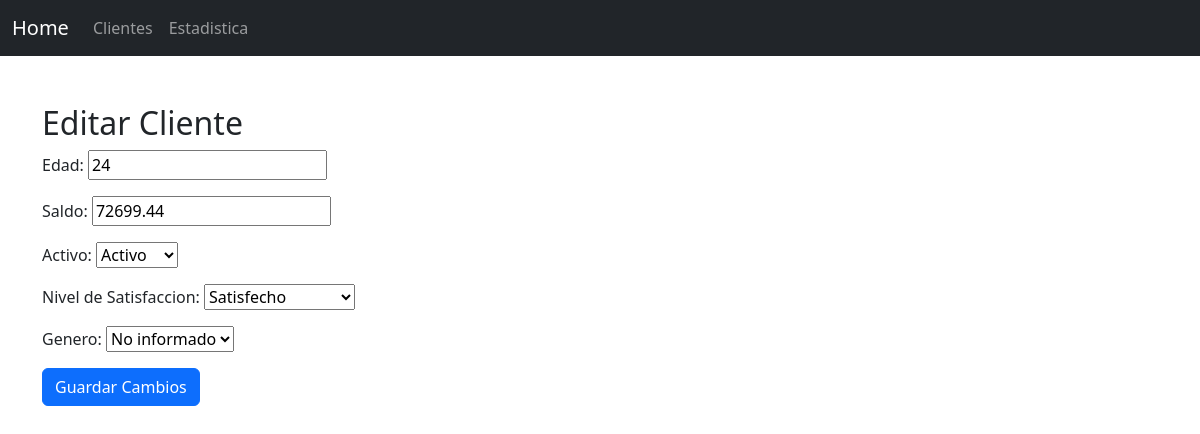
Page /clientes/editar/1/ on the committed database.
### api/models.py (models this page shows, shortened)
class Cliente(models.Model):
    ESTADO_CHOICES = [
        (1, 'Activo'),
        (0, 'Inactivo'),
    ]
    NIVEL_SATISFACCION_CHOICES = [
        (0,'No informado'),
        (1, 'Muy Insatisfecho'),
        (2, 'Insatisfecho'),
        (3, 'Neutral'),
        (4, 'Satisfecho'),
        (5, 'Muy Satisfecho'),
    ]
    GENERO_CHOICES = [
        ('M', 'Masculino'),
        ('F', 'Femenino'),
        ('N', 'No informado'),
    ]
    Cliente_id = models.AutoField(primary_key=True)
    Edad = models.PositiveSmallIntegerField()
    Saldo = models.DecimalField(max_digits=10, decimal_places=2)
    Genero = models.CharField(max_length=1, choices=GENERO_CHOICES, default='M')
    Activo = models.IntegerField(choices=ESTADO_CHOICES, default=1)
    Nivel_de_Satisfaccion = models.IntegerField(choices=NIVEL_SATISFACCION_CHOICES, default=3)

### api/views.py (the view)
# urls.py: path('clientes/editar/<int:cliente_id>/', views.editar_cliente, name='editar_cliente'),
def editar_cliente(request, cliente_id):
    cliente = get_object_or_404(Cliente, pk=cliente_id)
    if request.method == 'POST':
        form = ClienteForm(request.POST, instance=cliente)
        if form.is_valid():
            form.save()
            return redirect('listar_clientes')
    else:
        form = ClienteForm(instance=cliente)
    return render(request, 'editClient.html', {'form': form})

### api/forms.py
class ClienteForm(forms.ModelForm):
    class Meta:
        model = Cliente
        fields = ['Edad', 'Saldo', 'Activo', 'Nivel_de_Satisfaccion','Genero']

### api/templates/editClient.html (shortened to what this page needs)
{% extends "home.html" %}
{% block content %}
<div class="container mt-5">
  <h2>Editar Cliente</h2>
  <form method="post">
    {{ form.as_p }}
    <button type="submit" class="btn btn-primary">Guardar Cambios</button>
  </form>
</div>
{% endblock %}

### rows in the picture
Cliente: Edad "24", Saldo "72699.44", Activo "Activo", Nivel_de_Satisfaccion "Satisfecho", Genero "No informado"
